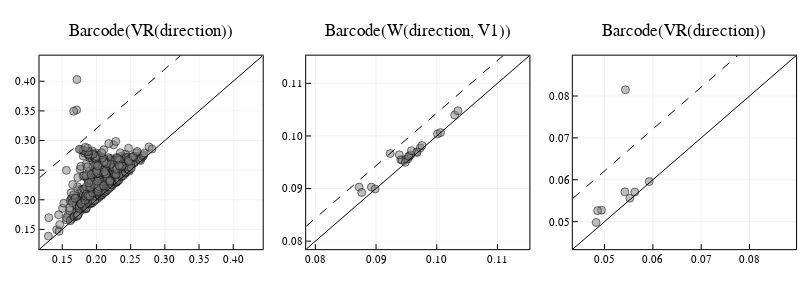

The code cell stored with this chart in its notebook:
### Code cell
# get all barcodes
barcode_VR_V1 = barcode(VR_V1, dim = 1)
barcode_VR_direction = barcode(VR_direction, dim = 1)
barcode_W_direction_V1 = barcode(C_W_direction_V1, dim = dim) # or barcode(W_ori_V1["eirene_output"], dim = dim )

# plot all persistence diagrams & significance feature cutoff
selected_V1, cutoff_V1 = select_persistent_intervals_IQR(barcode_VR_V1)
p1 = plot_PD(barcode_VR_V1; cutoff = cutoff_V1,  title = "Barcode(VR(direction))", titlefontsize = 12)

selected_W_direction_V1, cutoff_W_direction_V1 = select_persistent_intervals_IQR(barcode_W_direction_V1)
p2 = plot_PD(barcode_W_direction_V1; cutoff = cutoff_W_direction_V1, title = "Barcode(W(direction, V1))", titlefontsize = 12)

selected_direction, cutoff_direction = select_persistent_intervals_IQR(barcode_VR_direction)
p3 = plot_PD(barcode_VR_direction; cutoff = cutoff_direction, title = "Barcode(VR(direction))", titlefontsize = 12)


plot(p1, p2, p3, layout = grid(1,3), size = (800, 300))

### Figure 1 — Plotly figure (JSON) as saved in the notebook; plotly's stock layout.template omitted (floating-point values rounded to 4 significant figures; data arrays with more than 128 entries replaced by an {"elided": "..."} marker saying what was removed)
{"data": [{"colorbar": {"title": ""}, "hoverinfo": "text", "legendgroup": "", "marker": {"color": "rgba(128, 128, 128, 0.500)", "line": {"color": "rgba(0, 0, 0, 0.500)", "width": 1}, "size": 8, "symbol": "circle"}, "mode": "markers", "name": "", "showlegend": false, "text": {"elided": "596 int values"}, "type": "scatter", "x": {"elided": "596 float values"}, "xaxis": "x1", "y": {"elided": "596 float values"}, "yaxis": "y1", "zmax": null, "zmin": null}, {"colorbar": {"title": ""}, "hoverinfo": "none", "legendgroup": "", "line": {"color": "rgba(0, 0, 0, 1.000)", "dash": "solid", "shape": "linear", "width": 1}, "mode": "lines", "name": "", "showlegend": false, "type": "scatter", "x": [0.1167, 0.1199, 0.1494, 0.1671, 0.1821, 0.1983, 0.2133, 0.2294, 0.248, 0.2646, 0.2791, 0.2949, 0.3109, 0.3285, 0.3452, 0.3627, 0.3773, 0.3952, 0.412, 0.439, 0.4432], "xaxis": "x1", "y": [0.1167, 0.1199, 0.1494, 0.1671, 0.1821, 0.1983, 0.2133, 0.2294, 0.248, 0.2646, 0.2791, 0.2949, 0.3109, 0.3285, 0.3452, 0.3627, 0.3773, 0.3952, 0.412, 0.439, 0.4432], "yaxis": "y1", "zmax": null, "zmin": null}, {"colorbar": {"title": ""}, "hoverinfo": "none", "legendgroup": "", "line": {"color": "rgba(0, 0, 0, 1.000)", "dash": "dash", "shape": "linear", "width": 1}, "mode": "lines", "name": "", "showlegend": false, "type": "scatter", "x": [0.1167, 0.1199, 0.1494, 0.1671, 0.1821, 0.1983, 0.2133, 0.2294, 0.248, 0.2646, 0.2791, 0.2949, 0.3109, 0.3285, 0.3452, 0.3627, 0.3773, 0.3952, 0.412, 0.439, 0.4432], "xaxis": "x1", "y": [0.2371, 0.2403, 0.2697, 0.2875, 0.3024, 0.3187, 0.3337, 0.3498, 0.3684, 0.385, 0.3995, 0.4153, 0.4313, 0.4489, 0.4656, 0.483, 0.4977, 0.5156, 0.5324, 0.5594, 0.5635], "yaxis": "y1", "zmax": null, "zmin": null}, {"colorbar": {"title": ""}, "hoverinfo": "text", "legendgroup": "", "marker": {"color": "rgba(128, 128, 128, 0.500)", "line": {"color": "rgba(0, 0, 0, 0.500)", "width": 1}, "size": 8, "symbol": "circle"}, "mode": "markers", "name": "", "showlegend": false, "text": [1, 2, 3, 4, 5, 6, 7, 8, 9, 10, 11, 12, 13, 14, 15, 16, 17, 18, 19, 20, 21, 22, 23], "type": "scatter", "x": [0.08923, 0.09547, 0.09673, 0.09676, 0.09729, 0.09757, 0.1001, 0.1006, 0.08721, 0.08764, 0.08985, 0.09408, 0.09429, 0.09494, 0.09522, 0.09573, 0.1029, 0.1035, 0.09233, 0.09383, 0.09481, 0.09537, 0.09582], "xaxis": "x2", "y": [0.09028, 0.09613, 0.09699, 0.09687, 0.09772, 0.09818, 0.1004, 0.1006, 0.09028, 0.08926, 0.08992, 0.09549, 0.09545, 0.09558, 0.09561, 0.09642, 0.104, 0.1048, 0.09665, 0.09642, 0.095, 0.09612, 0.09719], "yaxis": "y2", "zmax": null, "zmin": null}, {"colorbar": {"title": ""}, "hoverinfo": "none", "legendgroup": "", "line": {"color": "rgba(0, 0, 0, 1.000)", "dash": "solid", "shape": "linear", "width": 1}, "mode": "lines", "name": "", "showlegend": false, "type": "scatter", "x": [0.07849, 0.07885, 0.08217, 0.08416, 0.08585, 0.08768, 0.08937, 0.09118, 0.09328, 0.09515, 0.09678, 0.09857, 0.1004, 0.1023, 0.1042, 0.1062, 0.1078, 0.1099, 0.1118, 0.1148, 0.1153], "xaxis": "x2", "y": [0.07849, 0.07885, 0.08217, 0.08416, 0.08585, 0.08768, 0.08937, 0.09118, 0.09328, 0.09515, 0.09678, 0.09857, 0.1004, 0.1023, 0.1042, 0.1062, 0.1078, 0.1099, 0.1118, 0.1148, 0.1153], "yaxis": "y2", "zmax": null, "zmin": null}, {"colorbar": {"title": ""}, "hoverinfo": "none", "legendgroup": "", "line": {"color": "rgba(0, 0, 0, 1.000)", "dash": "dash", "shape": "linear", "width": 1}, "mode": "lines", "name": "", "showlegend": false, "type": "scatter", "x": [0.07849, 0.07885, 0.08217, 0.08416, 0.08585, 0.08768, 0.08937, 0.09118, 0.09328, 0.09515, 0.09678, 0.09857, 0.1004, 0.1023, 0.1042, 0.1062, 0.1078, 0.1099, 0.1118, 0.1148, 0.1153], "xaxis": "x2", "y": [0.08284, 0.0832, 0.08652, 0.08852, 0.0902, 0.09204, 0.09373, 0.09554, 0.09764, 0.0995, 0.1011, 0.1029, 0.1047, 0.1067, 0.1086, 0.1105, 0.1122, 0.1142, 0.1161, 0.1192, 0.1196], "yaxis": "y2", "zmax": null, "zmin": null}, {"colorbar": {"title": ""}, "hoverinfo": "text", "legendgroup": "", "marker": {"color": "rgba(128, 128, 128, 0.500)", "line": {"color": "rgba(0, 0, 0, 0.500)", "width": 1}, "size": 8, "symbol": "circle"}, "mode": "markers", "name": "", "showlegend": false, "text": [1, 2, 3, 4, 5, 6, 7, 8], "type": "scatter", "x": [0.04826, 0.04937, 0.05523, 0.05625, 0.04857, 0.05421, 0.05432, 0.05924], "xaxis": "x3", "y": [0.0498, 0.05274, 0.05559, 0.05705, 0.05263, 0.05712, 0.08148, 0.05957], "yaxis": "y3", "zmax": null, "zmin": null}, {"colorbar": {"title": ""}, "hoverinfo": "none", "legendgroup": "", "line": {"color": "rgba(0, 0, 0, 1.000)", "dash": "solid", "shape": "linear", "width": 1}, "mode": "lines", "name": "", "showlegend": false, "type": "scatter", "x": [0.04343, 0.04389, 0.04806, 0.05056, 0.05268, 0.05499, 0.05711, 0.05938, 0.06202, 0.06436, 0.06642, 0.06866, 0.07091, 0.0734, 0.07578, 0.07824, 0.08032, 0.08285, 0.08523, 0.08905, 0.08963], "xaxis": "x3", "y": [0.04343, 0.04389, 0.04806, 0.05056, 0.05268, 0.05499, 0.05711, 0.05938, 0.06202, 0.06436, 0.06642, 0.06866, 0.07091, 0.0734, 0.07578, 0.07824, 0.08032, 0.08285, 0.08523, 0.08905, 0.08963], "yaxis": "y3", "zmax": null, "zmin": null}, {"colorbar": {"title": ""}, "hoverinfo": "none", "legendgroup": "", "line": {"color": "rgba(0, 0, 0, 1.000)", "dash": "dash", "shape": "linear", "width": 1}, "mode": "lines", "name": "", "showlegend": false, "type": "scatter", "x": [0.04343, 0.04389, 0.04806, 0.05056, 0.05268, 0.05499, 0.05711, 0.05938, 0.06202, 0.06436, 0.06642, 0.06866, 0.07091, 0.0734, 0.07578, 0.07824, 0.08032, 0.08285, 0.08523, 0.08905, 0.08963], "xaxis": "x3", "y": [0.05555, 0.056, 0.06017, 0.06267, 0.06479, 0.0671, 0.06922, 0.0715, 0.07413, 0.07648, 0.07853, 0.08077, 0.08302, 0.08552, 0.08789, 0.09035, 0.09243, 0.09496, 0.09734, 0.1012, 0.1017], "yaxis": "y3", "zmax": null, "zmin": null}], "layout": {"annotations": [{"font": {"color": "rgba(0, 0, 0, 1.000)", "family": "sans-serif", "size": 17}, "rotation": 0, "showarrow": false, "text": "Barcode(VR(direction))", "x": 0.1889, "xanchor": "center", "xref": "paper", "y": 1, "yanchor": "top", "yref": "paper"}, {"font": {"color": "rgba(0, 0, 0, 1.000)", "family": "sans-serif", "size": 17}, "rotation": 0, "showarrow": false, "text": "Barcode(W(direction, V1))", "x": 0.5222, "xanchor": "center", "xref": "paper", "y": 1, "yanchor": "top", "yref": "paper"}, {"font": {"color": "rgba(0, 0, 0, 1.000)", "family": "sans-serif", "size": 17}, "rotation": 0, "showarrow": false, "text": "Barcode(VR(direction))", "x": 0.8556, "xanchor": "center", "xref": "paper", "y": 1, "yanchor": "top", "yref": "paper"}], "height": 300, "legend": {"bgcolor": "rgba(255, 255, 255, 1.000)", "bordercolor": "rgba(0, 0, 0, 1.000)", "font": {"color": "rgba(0, 0, 0, 1.000)", "family": "sans-serif", "size": 11}, "tracegroupgap": 0, "x": 1, "y": 0}, "margin": {"b": 20, "l": 0, "r": 0, "t": 20}, "paper_bgcolor": "rgba(255, 255, 255, 1.000)", "plot_bgcolor": "rgba(255, 255, 255, 1.000)", "showlegend": true, "width": 800, "xaxis1": {"anchor": "y1", "domain": [0.04937, 0.3284], "gridcolor": "rgba(0, 0, 0, 0.100)", "gridwidth": 0.5, "linecolor": "rgba(0, 0, 0, 1.000)", "mirror": true, "range": [0.1167, 0.4432], "showgrid": true, "showline": true, "showticklabels": true, "tickangle": 0, "tickcolor": "rgb(0, 0, 0)", "tickfont": {"color": "rgba(0, 0, 0, 1.000)", "family": "sans-serif", "size": 11}, "tickmode": "array", "ticks": "inside", "ticktext": ["0.15", "0.20", "0.25", "0.30", "0.35", "0.40"], "tickvals": [0.15, 0.2, 0.25, 0.3, 0.35, 0.4], "title": "", "titlefont": {"color": "rgba(0, 0, 0, 1.000)", "family": "sans-serif", "size": 15}, "type": "-", "visible": true, "zeroline": false, "zerolinecolor": "rgba(0, 0, 0, 1.000)"}, "xaxis2": {"anchor": "y2", "domain": [0.3827, 0.6617], "gridcolor": "rgba(0, 0, 0, 0.100)", "gridwidth": 0.5, "linecolor": "rgba(0, 0, 0, 1.000)", "mirror": true, "range": [0.07849, 0.1153], "showgrid": true, "showline": true, "showticklabels": true, "tickangle": 0, "tickcolor": "rgb(0, 0, 0)", "tickfont": {"color": "rgba(0, 0, 0, 1.000)", "family": "sans-serif", "size": 11}, "tickmode": "array", "ticks": "inside", "ticktext": ["0.08", "0.09", "0.10", "0.11"], "tickvals": [0.08, 0.09, 0.1, 0.11], "title": "", "titlefont": {"color": "rgba(0, 0, 0, 1.000)", "family": "sans-serif", "size": 15}, "type": "-", "visible": true, "zeroline": false, "zerolinecolor": "rgba(0, 0, 0, 1.000)"}, "xaxis3": {"anchor": "y3", "domain": [0.716, 0.9951], "gridcolor": "rgba(0, 0, 0, 0.100)", "gridwidth": 0.5, "linecolor": "rgba(0, 0, 0, 1.000)", "mirror": true, "range": [0.04343, 0.08963], "showgrid": true, "showline": true, "showticklabels": true, "tickangle": 0, "tickcolor": "rgb(0, 0, 0)", "tickfont": {"color": "rgba(0, 0, 0, 1.000)", "family": "sans-serif", "size": 11}, "tickmode": "array", "ticks": "inside", "ticktext": ["0.05", "0.06", "0.07", "0.08"], "tickvals": [0.05, 0.06, 0.07, 0.08], "title": "", "titlefont": {"color": "rgba(0, 0, 0, 1.000)", "family": "sans-serif", "size": 15}, "type": "-", "visible": true, "zeroline": false, "zerolinecolor": "rgba(0, 0, 0, 1.000)"}, "yaxis1": {"anchor": "x1", "domain": [0.1187, 0.8628], "gridcolor": "rgba(0, 0, 0, 0.100)", "gridwidth": 0.5, "linecolor": "rgba(0, 0, 0, 1.000)", "mirror": true, "range": [0.1167, 0.4432], "showgrid": true, "showline": true, "showticklabels": true, "tickangle": 0, "tickcolor": "rgb(0, 0, 0)", "tickfont": {"color": "rgba(0, 0, 0, 1.000)", "family": "sans-serif", "size": 11}, "tickmode": "array", "ticks": "inside", "ticktext": ["0.15", "0.20", "0.25", "0.30", "0.35", "0.40"], "tickvals": [0.15, 0.2, 0.25, 0.3, 0.35, 0.4], "title": "", "titlefont": {"color": "rgba(0, 0, 0, 1.000)", "family": "sans-serif", "size": 15}, "type": "-", "visible": true, "zeroline": false, "zerolinecolor": "rgba(0, 0, 0, 1.000)"}, "yaxis2": {"anchor": "x2", "domain": [0.1187, 0.8628], "gridcolor": "rgba(0, 0, 0, 0.100)", "gridwidth": 0.5, "linecolor": "rgba(0, 0, 0, 1.000)", "mirror": true, "range": [0.07849, 0.1153], "showgrid": true, "showline": true, "showticklabels": true, "tickangle": 0, "tickcolor": "rgb(0, 0, 0)", "tickfont": {"color": "rgba(0, 0, 0, 1.000)", "family": "sans-serif", "size": 11}, "tickmode": "array", "ticks": "inside", "ticktext": ["0.08", "0.09", "0.10", "0.11"], "tickvals": [0.08, 0.09, 0.1, 0.11], "title": "", "titlefont": {"color": "rgba(0, 0, 0, 1.000)", "family": "sans-serif", "size": 15}, "type": "-", "visible": true, "zeroline": false, "zerolinecolor": "rgba(0, 0, 0, 1.000)"}, "yaxis3": {"anchor": "x3", "domain": [0.1187, 0.8628], "gridcolor": "rgba(0, 0, 0, 0.100)", "gridwidth": 0.5, "linecolor": "rgba(0, 0, 0, 1.000)", "mirror": true, "range": [0.04343, 0.08963], "showgrid": true, "showline": true, "showticklabels": true, "tickangle": 0, "tickcolor": "rgb(0, 0, 0)", "tickfont": {"color": "rgba(0, 0, 0, 1.000)", "family": "sans-serif", "size": 11}, "tickmode": "array", "ticks": "inside", "ticktext": ["0.05", "0.06", "0.07", "0.08"], "tickvals": [0.05, 0.06, 0.07, 0.08], "title": "", "titlefont": {"color": "rgba(0, 0, 0, 1.000)", "family": "sans-serif", "size": 15}, "type": "-", "visible": true, "zeroline": false, "zerolinecolor": "rgba(0, 0, 0, 1.000)"}}}
